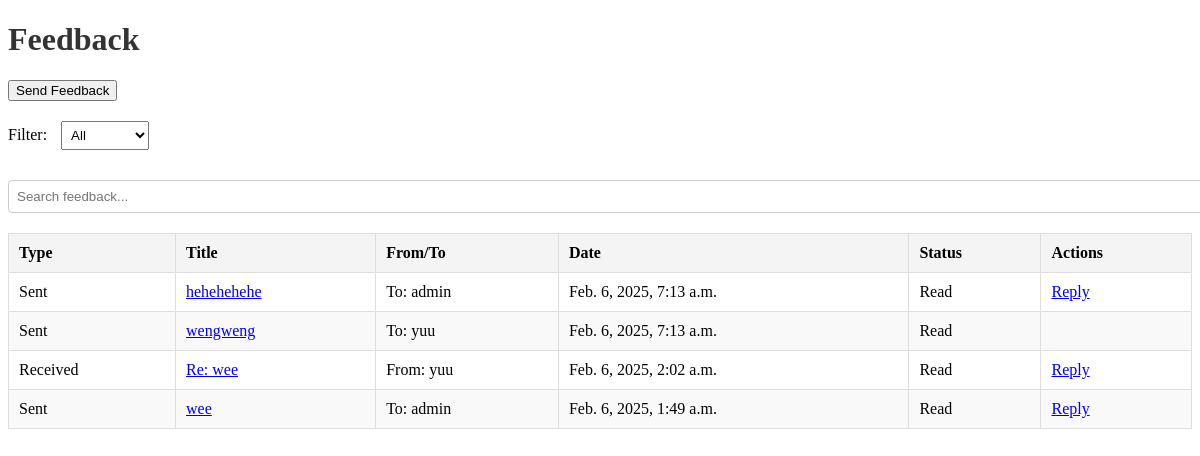
Page /feedbacks/ (signed in) on the earlier database version.
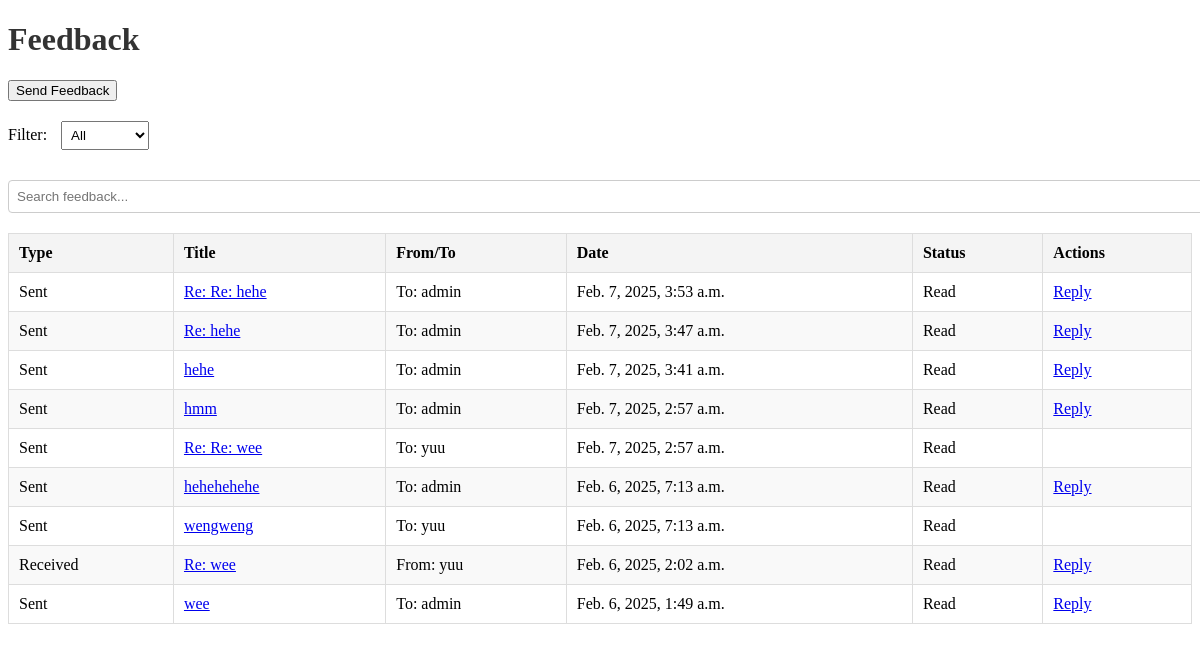
Same page on the later database version.
### feedbacks/models.py (models this page shows, shortened)
class Feedback(models.Model):
    CATEGORY_CHOICES = [
        ('system/application', 'System/Application'),
        ('aid_programs', 'Aid Programs'),
    ]
    sender = models.ForeignKey(settings.AUTH_USER_MODEL, related_name='sent_feedbacks', on_delete=models.CASCADE)
    receiver = models.ForeignKey(settings.AUTH_USER_MODEL, related_name='received_feedbacks', on_delete=models.CASCADE)
    title = models.CharField(max_length=255)
    message = models.TextField()
    category = models.CharField(max_length=20, choices=CATEGORY_CHOICES)
    attachment = models.FileField(upload_to='feedback_attachments/', blank=True, null=True)
    is_read = models.BooleanField(default=False)  # Track if the feedback is read
    created_at = models.DateTimeField(auto_now_add=True)
    updated_at = models.DateTimeField(auto_now=True)
    class Meta:
        db_table = 'feedback'

### users/models.py (models this page shows, shortened)
class Account(AbstractUser):
    ROLE_LIST = [
        ('student', 'Student'),
        ('officer', 'Aid Officer'),
        ('funder', 'Funder'),
        ('administrator', 'Administrator'),
    ]
    role = models.CharField(max_length=13, choices=ROLE_LIST)
    study_program = models.CharField(max_length=100, blank=True, null=True)  # only for Students
    years_of_study = models.IntegerField(blank=True, null=True)
    gpa = models.FloatField(blank=True, null=True)
    organization_name = models.CharField(max_length=255, blank=True, null=True)
    is_approved = models.BooleanField(default=False)
    phone_number = models.CharField(max_length=15, blank=True, null=True)
    created_at = models.DateTimeField(default=now)
    updated_at = models.DateTimeField(auto_now=True)
    class Meta:
        db_table = 'users_masterlist'

### feedbacks/views.py (the view, shortened to what this page needs)
# urls.py: path('', views.feedback_view, name='feedback_view'),
@login_required
def feedback_view(request):
    tab = request.GET.get('tab', 'received')
    feedback_id = request.GET.get('id')
    all_feedbacks = Feedback.objects.filter(
        Q(sender=request.user) | Q(receiver=request.user)
    ).order_by('-created_at')
    feedback_list = []
    for feedback in all_feedbacks:
        feedback_data = {
            'feedback': feedback,
            'type': 'Sent' if feedback.sender == request.user else 'Received',
        }
        feedback_list.append(feedback_data)
    return render(request, 'feedbacks/feedback.html', {
        'tab': tab,
        'feedback_list': feedback_list,
    })

### feedbacks/templates/feedbacks/feedback.html (shortened to what this page needs)
<!DOCTYPE html>
<html lang="en">
<head>
</head>
<body>
    <h1>Feedback</h1>
    <div class="actions">
        <button onclick="openModal('send-feedback')">Send Feedback</button>
    </div>
    <div class="filters">
        <label for="filter-dropdown">Filter:</label>
        <select id="filter-dropdown" onchange="filterFeedback(this.value)">
            <option value="all">All</option>
        </select>
    </div>
    <div class="search-bar">
        <input type="text" id="search-input" placeholder="Search feedback..." onkeyup="filterFeedback()">
    </div>
    <table id="feedback-table">
        <thead>
            <tr>
                <th>Type</th>
                <th>Title</th>
                <th>From/To</th>
                <th>Date</th>
                <th>Status</th>
                <th>Actions</th>
            </tr>
        </thead>
        <tbody>
            {% for item in feedback_list %}
                <tr class="feedback-row {% if item.type == 'Sent' %}sent{% else %}received{% endif %}">
                    <td>{{ item.type }}</td>
                    <td>
                        <a href="#" onclick="showFeedbackContent('{{ item.feedback.id }}', '{{ item.feedback.title|escapejs }}', '{{ item.feedback.message|escapejs }}')">{{ item.feedback.title }}</a>
                    </td>
                    <td>
                        {% if item.type == 'Sent' %}
                            To: {{ item.feedback.receiver.username }}
                        {% else %}
                            From: {{ item.feedback.sender.username }}
                        {% endif %}
                    </td>
                    <td>{{ item.feedback.created_at }}</td>
                    <td id="status-{{item.feedback.id}}">
                        {% if not item.feedback.is_read and item.feedback.receiver == request.user %}
                            <strong>Unread</strong>
                        {% else %}
                            Read
                        {% endif %}
                    </td>
                    <td>
                        {% if item.feedback.receiver == request.user %}
                            <a href="#" onclick="openReplyModal({{ item.feedback.id }})">Reply</a>
                        {% endif %}
                    </td>
                </tr>
            {% empty %}
                <tr>
                    <td colspan="6">No feedback available.</td>
                </tr>
            {% endfor %}
        </tbody>
    </table>
</body>
</html>

### feedbacks/templates/feedbacks/feedback.html (style rules this page uses)
h1 { color: #333; }
.actions, .filters, .search-bar { margin-bottom: 20px; }
.filters select { padding: 5px; margin-left: 10px; }
.search-bar input { width: 100%; padding: 8px; margin-top: 10px; border: 1px solid #ccc; border-radius: 4px; }
table { width: 100%; border-collapse: collapse; margin-top: 20px; }
table th, table td { padding: 10px; border: 1px solid #ddd; text-align: left; }
table th { background-color: #f4f4f4; }
table tr:nth-child(even) { background-color: #f9f9f9; }

Differences in the rows shown:
added Feedback: type "Sent", feedback "Re: Re: hehe", feedback.receiver.username "admin", feedback.created_at "Feb. 7, 2025, 3:53 a.m.", is_read "Read"
added Feedback: type "Sent", feedback "Re: hehe", feedback.receiver.username "admin", feedback.created_at "Feb. 7, 2025, 3:47 a.m.", is_read "Read"
added Feedback: type "Sent", feedback "hehe", feedback.receiver.username "admin", feedback.created_at "Feb. 7, 2025, 3:41 a.m.", is_read "Read"
added Feedback: type "Sent", feedback "hmm", feedback.receiver.username "admin", feedback.created_at "Feb. 7, 2025, 2:57 a.m.", is_read "Read"
added Feedback: type "Sent", feedback "Re: Re: wee", feedback.receiver.username "yuu", feedback.created_at "Feb. 7, 2025, 2:57 a.m.", is_read "Read"
